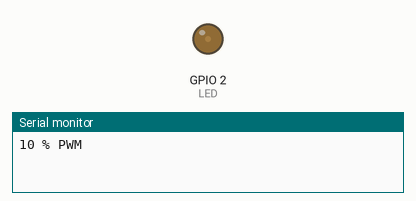
This sketch was run on a simulated ESP8266 (NodeMCU). On the bench: output pins drawn as LEDs (lit = HIGH), the last lines printed to the serial monitor.

Above: at 0.1 s.
At 4.1 s:
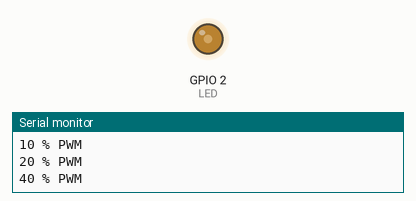
At 6.1 s:
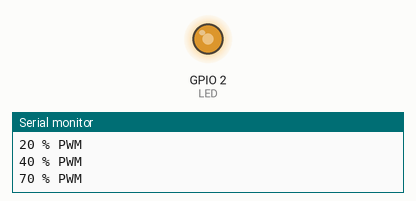
At 8.1 s:
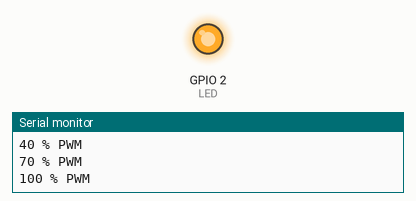
Timing chart, 0 to 40.0 s (numbered marks = the images above):
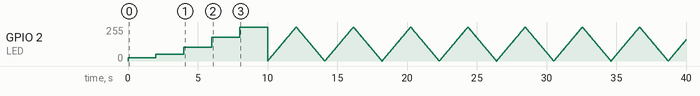

Measured:
- by itself, GPIO 2 (LED): 0/255 → 25/255 at 0.00 s, → 51/255 2.0 s later, → 102/255 2.0 s later, → 177/255 2.0 s later, … (3003 changes in this stretch)

The sketch:

led.ino
```cpp
#include <ESP8266WiFi.h>
#define LED 2

int brightness = 0; // how bright the LED is
int fadeAmount = 5; // how many points to fade the LED by

// Power on setup
void setup() {
Serial.begin(115200);
pinMode(LED,OUTPUT);
}

// Main Program Loop
void loop() {
//PWM Value varries from 0 to 1023
Serial.println("10 % PWM");
analogWrite(LED,102);
delay(2000);

Serial.println("20 % PWM");
analogWrite(LED,205);
delay(2000);

Serial.println("40 % PWM");
analogWrite(LED,410);
delay(2000);

Serial.println("70 % PWM");
analogWrite(LED,714);
delay(2000);

Serial.println("100 % PWM");
analogWrite(LED,1024);
delay(2000);

//Continuous Fading
Serial.println("Fadding Started");
while(1)
{
// set the brightness of pin 9:
analogWrite(LED, brightness);

// change the brightness for next time through the loop:
brightness = brightness + fadeAmount;

// reverse the direction of the fading at the ends of the fade:
if (brightness <= 0 || brightness >= 1023) {
fadeAmount = -fadeAmount;
}
// wait for 30 milliseconds to see the dimming effect
delay(10);
}
}
```
